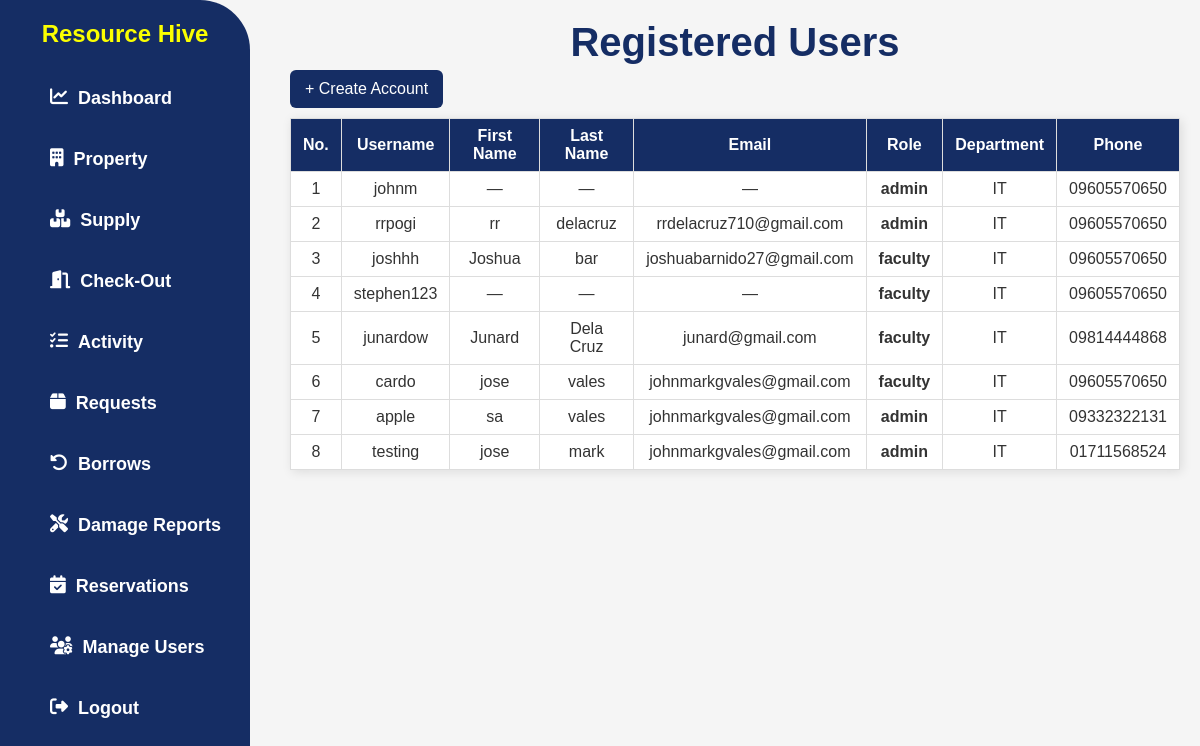
Before: /manage-users/ (signed in) with the older database file.
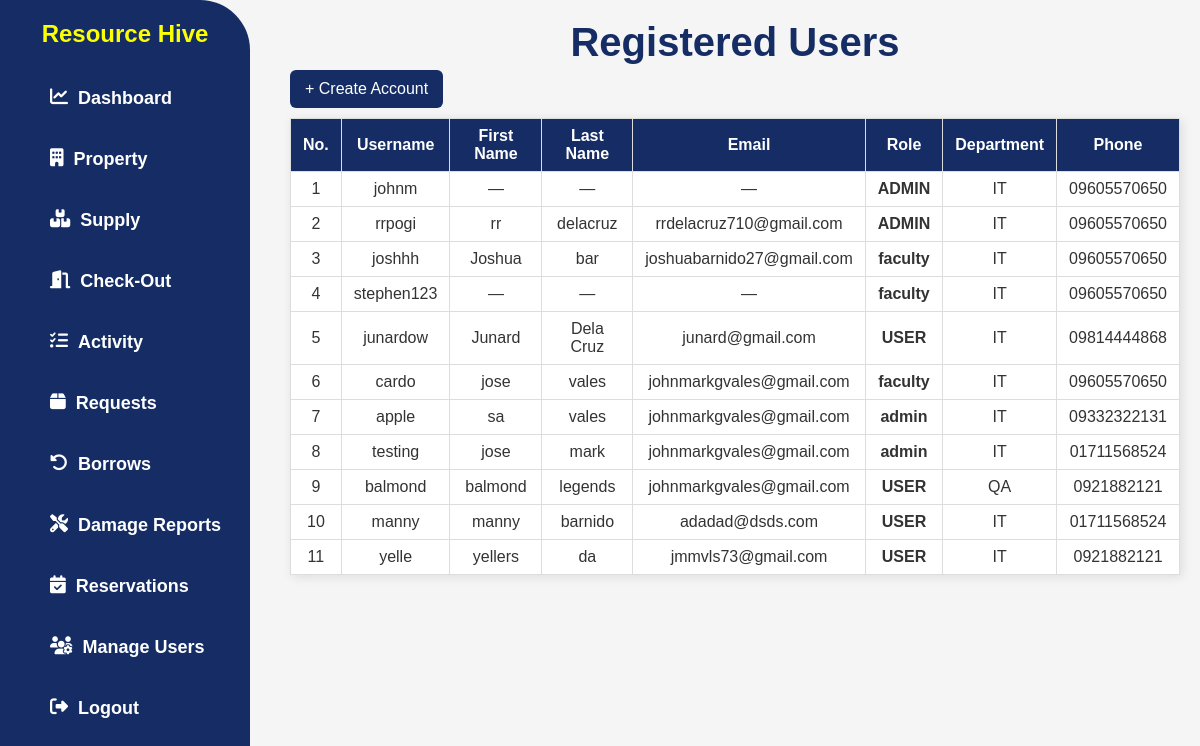
After: the same page with the newer database file.
### app/models.py (models this page shows, shortened)
class UserProfile(models.Model):
    user = models.OneToOneField(User, on_delete=models.CASCADE)
    ROLE_CHOICES = [
        ('ADMIN', 'ADMIN'),
        ('USER', 'USER'),
    ]
    role = models.CharField(max_length=20, choices=ROLE_CHOICES)
    department = models.CharField(max_length=255, blank=True, null=True)
    phone = models.CharField(max_length=20, blank=True, null=True)

### app/views.py (the view)
# urls.py: path('manage-users/', UserProfileListView.as_view(), name='manage_users'),
class UserProfileListView(PermissionRequiredMixin, ListView):
    model = UserProfile
    template_name = 'app/manage_users.html'
    permission_required = 'app.view_user_profile'
    context_object_name = 'users'
    def get_context_data(self, **kwargs):
        context = super().get_context_data(**kwargs)
        context['form'] = UserRegistrationForm()
        return context

### app/templates/app/manage_users.html (shortened to what this page needs)
{% load static %}
<!DOCTYPE html>
<html lang="en">
<head>
  <link rel="stylesheet" href="{% static 'css/style.css' %}" />
  <link rel="stylesheet" href="https://cdnjs.cloudflare.com/ajax/libs/font-awesome/6.4.2/css/all.min.css" />
</head>
<body>
  {% include 'app/navbar.html' %}
  {% block content %}
  <div class="content">
        <h2 class="h2title">Registered Users</h2>
  <div class="add-property-container">
    <button id="openModalBtn" class="add-btn">+ Create Account</button>
  </div>
    <table border="1">
  <thead>
    <tr>
      <th>No.</th>
      <th>Username</th>
      <th>First Name</th>
      <th>Last Name</th>
      <th>Email</th>
      <th>Role</th>
      <th>Department</th>
      <th>Phone</th>
    </tr>
  </thead>
  <tbody>
    {% for profile in users %}
    <tr>
      <td>{{ forloop.counter }}</td>
      <td>{{ profile.user.username }}</td>
      <td>{{ profile.user.first_name|default:"—" }}</td>
      <td>{{ profile.user.last_name|default:"—" }}</td>
      <td>{{ profile.user.email|default:"—" }}</td>
      <td ><strong>{{ profile.get_role_display }}</strong></td>
      <td>{{ profile.department|default:"—" }}</td>
      <td>{{ profile.phone|default:"—" }}</td>
    </tr>
    {% empty %}
    <tr><td colspan="8">No users found.</td></tr>
    {% endfor %}
  </tbody>
</table>
  </div>
  {% endblock %}
</body>
</html>

### app/templates/app/navbar.html (shortened to what this page needs)
<nav class="sidebar">
  <h1>Resource Hive</h1>
  <ul>
    <li>
      <a href="{% url 'dashboard' %}">
        <i class="fas fa-chart-line"></i> Dashboard
      </a>
    </li>
    <li>
      <a href="{% url 'property_list' %}">
        <i class="fas fa-building"></i> Property
      </a>
    </li>
    <li>
      <a href="{% url 'supply_list' %}">
        <i class="fas fa-boxes"></i> Supply
      </a>
    </li>
    <li>
      <a href="{% url 'checkout' %}">
        <i class="fas fa-door-open"></i> Check-Out
      </a>
    </li>
    <li>
      <a href="{% url 'activity' %}"> <i class="fas fa-tasks"></i> Activity </a>
    </li>
    <li>
      <a href="{% url 'user_supply_requests' %}">
        <i class="fas fa-box"></i> Requests
      </a>
    </li>
    <li>
      <a href="{% url 'user_borrow_requests' %}">
        <i class="fas fa-undo-alt"></i> Borrows
      </a>
    </li>
    <li>
      <a href="{% url 'user_damage_reports' %}">
        <i class="fas fa-tools"></i> Damage Reports
      </a>
    </li>
    <li>
      <a href="{% url 'user_reservations' %}">
        <i class="fas fa-calendar-check"></i> Reservations
      </a>
    </li>
    <li>
      <a href="{% url 'manage_users' %}">
        <i class="fas fa-users-cog"></i> Manage Users
      </a>
    </li>
    <li class="logout-button">
      <a
        href="#"
        onclick="event.preventDefault(); if (confirm('Are you sure you want to log out?')) { document.getElementById('logout-form').submit(); }"
      >
        <i class="fas fa-sign-out-alt"></i> Logout
      </a>
    </li>
  </ul>
</nav>

### static/css/style.css (style rules this page uses)
body { font-family: Arial, sans-serif; margin: 0; padding: 0; background-color: whitesmoke; }
h1 { text-align: center; margin-top: 20px; color: #fbff00; }
.sidebar { width: 250px; height: 100%; background-color: #152d64; border-top-right-radius: 50px; border-bottom-right-radius: 50px; position: fixed; top: 0; left: 0; }
.sidebar ul { list-style-type: none; padding: 0; }
.sidebar ul li { padding: 20px; display: flex; justify-content: left; height: 100%; padding-left: 50px; }
.sidebar ul li a { color: white; text-decoration: none; font-size: 18px; display: flex; gap: 10px; font-weight: bold; }
.content { margin-left: 270px; padding: 20px; }
.h2title { text-align: center; color: #152d64; font-size: 40px; margin-top: auto; margin-bottom: 0; }
table { width: 100%; border-collapse: collapse; background: white; box-shadow: 2px 2px 10px rgba(0, 0, 0, 0.1); }
th, td { padding: 8px 12px; text-align: center; border: 1px solid #ddd; }
th { background-color: #152d64; color: white; font-weight: bold; }
td { color: #333; }
.content { display: flex; flex-direction: column; gap: 5px; margin-top: 0; }
.add-btn { background-color: #152d64; color: white; padding: 10px 15px; border: none; border-radius: 6px; cursor: pointer; font-size: 16px; transition: background-color 0.3s ease; display: flex; justify-content: flex-start; align-items: center; margin-bottom: 5px; margin-right: auto; text-decoration: none; }

Changed rows visible on the page:
changed UserProfile "johnm": role "admin" → "ADMIN"
changed UserProfile "rrpogi": role "admin" → "ADMIN"
changed UserProfile "junardow": role "faculty" → "USER"
added UserProfile: user.username "balmond", user.first_name "balmond", user.last_name "legends", user.email "johnmarkgvales@gmail.com", role "USER", department "QA", phone "0921882121"
added UserProfile: user.username "manny", user.first_name "manny", user.last_name "barnido", user.email "adadad@dsds.com", role "USER", department "IT", phone "01711568524"
added UserProfile: user.username "yelle", user.first_name "yellers", user.last_name "da", user.email "jmmvls73@gmail.com", role "USER", department "IT", phone "0921882121"
